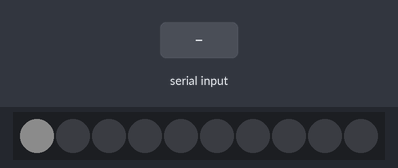
Bench run of a sketch on a simulated Arduino Uno, built with avr-gcc and run on an emulated ATmega328P. Parts: 10 RGB LEDs in strip order, left to right. The inputs (shaded band) are chosen by the test bench. Dim RGB values are drawn brighter than linear.

Above: at 1.2 s.
1.3 s: "C" received over Serial
At 1.36 s:
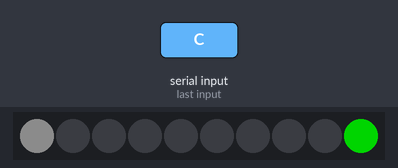
3.1 s: "Y" received over Serial
At 3.8 s:
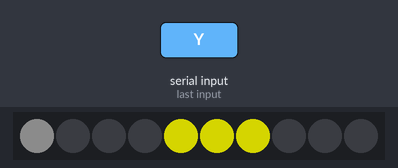
4.6 s: "R" received over Serial
At 5.0 s:
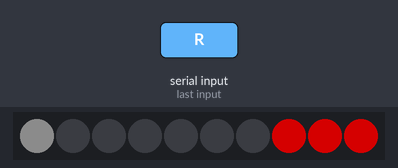
Timing chart, 0 to 7.6 s (numbered marks = the images above; inputs shaded):
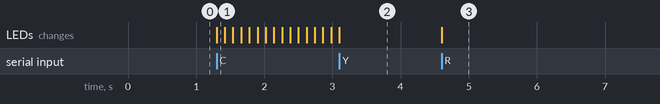

The sketch:

andon_light_firmware.ino
```cpp
#include "led_controller.h"
#include "watchdog.h"

namespace {
constexpr uint8_t kDataPin = 1;    // GPIO1 — to the LED strip PCBA's "S" (signal) pin; confirm against your wiring
constexpr uint16_t kNumPixels = 10;  // WS2812-style strip PCBA, 10 addressable LEDs
constexpr uint32_t kWatchdogTimeoutMs = 1800000;  // 30 min — same value as the led-bulb variant;
                                                   // see ../../../led-bulb/firmware/README.md
constexpr unsigned long kSerialBaud = 115200;
}  // namespace

LedController leds(kDataPin, kNumPixels);
Watchdog watchdog(kWatchdogTimeoutMs);

void setup() {
  Serial.begin(kSerialBaud);
  leds.begin();
  watchdog.kick();
}

void loop() {
  while (Serial.available()) {
    switch (Serial.read()) {
      case 'G': leds.setColor(LightColor::Green);        watchdog.kick(); break;
      case 'Y': leds.setColor(LightColor::Yellow);       watchdog.kick(); break;
      case 'R': leds.setColor(LightColor::Red);          watchdog.kick(); break;
      case 'C': leds.setColor(LightColor::CompactFlash); watchdog.kick(); break;
      case 'H': watchdog.kick(); break;
      default: break;  // ignores '\n', '\r', and anything unrecognized
    }
  }

  if (watchdog.isStale()) {
    leds.setColor(LightColor::StalePulse);
  }
  leds.update();
}
```

led_controller.cpp
```cpp
#include "led_controller.h"

#include <math.h>

namespace {
constexpr uint32_t kPulsePeriodMs = 1200;   // StalePulse: slow breathing fade

// CompactFlash: a chase-fill sequence, not a blink. Each pass sweeps a single lit pixel
// down from silkscreen pixel 10 to pixel 2 (a "chase"), then locks that pass's bottom
// pixel on before starting the next pass — so pixels accumulate from pixel 2 upward, one
// per pass, until all 9 non-status pixels are lit, then the whole thing resets and
// repeats. kCompactPixelCount is all non-status pixels (array indices
// kGreenStart..kRedStart+kRedCount-1, i.e. 1-9, which are silkscreen pixels 2-10); pass k
// (array-index terms) sweeps (kCompactPixelCount - k) transient pixels then locks index k,
// so total steps across all kCompactPixelCount passes is the triangular number
// kCompactPixelCount + (kCompactPixelCount-1) + ... + 1.
constexpr uint32_t kCompactStepMs = 120;
constexpr uint16_t kCompactPixelCount = 9;
constexpr uint16_t kCompactTotalSteps = kCompactPixelCount * (kCompactPixelCount + 1) / 2;

// Base brightness cap (0-255), applied to every solid/animated color.
// WS2812 pixels are uncomfortably bright at 255/255 close up, and capping
// also keeps worst-case current draw well within what USB bus power can
// supply across 10 pixels. Raise if the strip is diffused/behind a cover.
constexpr uint8_t kBrightness = 130;

// Pixel layout (0-indexed; silkscreen/BOM label these 1-10). An andon light communicates
// state by which lamp is lit, not by turning every lamp the same color at once — so each
// color gets its own dedicated sub-range of the strip instead of using strip.fill() across
// all 10 pixels. See device/docs/Implementation-Summary.md "Addressable pixel layout".
constexpr uint16_t kStatusPixel = 0;   // pixel 1 — dim white, "board is powered and running"
constexpr uint16_t kGreenStart = 1;    // pixels 2-4
constexpr uint16_t kGreenCount = 3;
constexpr uint16_t kYellowStart = 4;   // pixels 5-7
constexpr uint16_t kYellowCount = 3;
constexpr uint16_t kRedStart = 7;      // pixels 8-10
constexpr uint16_t kRedCount = 3;

// Deliberately low per-channel value (pre-scaled again by kBrightness at show() time) —
// a status indicator, not a fourth state color, so it should read as clearly dimmer than
// any active G/Y/R section next to it.
constexpr uint8_t kDimWhiteLevel = 25;
}  // namespace

LedController::LedController(uint8_t dataPin, uint16_t numPixels)
    : strip_(numPixels, dataPin, NEO_GRB + NEO_KHZ800) {}

void LedController::begin() {
  strip_.begin();
  strip_.setBrightness(kBrightness);
  strip_.clear();
  strip_.show();  // all off until the first color, avoids a garbage-data flash on boot
  // Boot to Off (dim-white status pixel only, all sections dark) rather than a solid
  // section color — this is the strip variant's own "board is alive" signal, playing the
  // same role the bulb variant's boot-to-red does, just encoded as the always-on status
  // pixel instead of a section color. See device/docs/Implementation-Summary.md
  // "Addressable pixel layout" / "Boot behavior differs intentionally" for why.
  setColor(LightColor::Off);
}

void LedController::setColor(LightColor color) {
  bool alreadyAnimating = (color == LightColor::StalePulse || color == LightColor::CompactFlash) &&
                           color == current_;
  if (alreadyAnimating) {
    return;  // already animating this state — don't reset the animation phase every loop
  }
  current_ = color;

  switch (color) {
    case LightColor::Green:  renderSection(kGreenStart, kGreenCount, 0, 255, 0);     break;
    case LightColor::Yellow: renderSection(kYellowStart, kYellowCount, 255, 255, 0); break;
    case LightColor::Red:    renderSection(kRedStart, kRedCount, 255, 0, 0);         break;
    case LightColor::StalePulse:
    case LightColor::CompactFlash:
      pulsePhaseStartMs_ = millis();
      break;
    case LightColor::Off:
    default: renderSection(0, 0, 0, 0, 0); break;  // no section lit; status pixel still shown
  }
}

void LedController::update() {
  if (current_ == LightColor::StalePulse) {
    uint32_t elapsed = (millis() - pulsePhaseStartMs_) % kPulsePeriodMs;
    float phase = elapsed / static_cast<float>(kPulsePeriodMs);
    float brightness = 0.5f * (1.0f - cosf(phase * 2.0f * PI));  // 0..1 breathing curve
    renderSection(kRedStart, kRedCount, static_cast<uint8_t>(255 * brightness), 0, 0);
  } else if (current_ == LightColor::CompactFlash) {
    uint32_t step = ((millis() - pulsePhaseStartMs_) / kCompactStepMs) % kCompactTotalSteps;

    // Find which pass `step` falls in and the offset within it. Pass k (1-indexed) has
    // (kCompactPixelCount - k) transient steps followed by 1 lock step, so pass sizes count
    // down from kCompactPixelCount to 1 as k goes from 1 to kCompactPixelCount.
    uint16_t offset = step;
    uint16_t pass = 1;
    uint16_t passSize = kCompactPixelCount;
    while (offset >= passSize) {
      offset -= passSize;
      pass++;
      passSize = kCompactPixelCount - pass + 1;
    }
    uint16_t numTransient = kCompactPixelCount - pass;
    bool transientPhase = offset < numTransient;
    uint16_t filledCount = transientPhase ? (pass - 1) : pass;  // pixels 1..filledCount locked on
    // Sweep direction is top-down: the topmost unfilled pixel goes first each pass.
    uint16_t activeIndex = transientPhase ? (kRedStart + kRedCount - 1 - offset) : 0;

    for (uint16_t i = kGreenStart; i <= kRedStart + kRedCount - 1; i++) {
      bool lit = (i <= filledCount) || (transientPhase && i == activeIndex);
      strip_.setPixelColor(i, lit ? strip_.Color(0, 255, 0) : 0);
    }
    strip_.setPixelColor(kStatusPixel, strip_.Color(kDimWhiteLevel, kDimWhiteLevel, kDimWhiteLevel));
    strip_.show();
  }
}

void LedController::renderSection(uint16_t sectionStart, uint16_t sectionCount, uint8_t r, uint8_t g,
                                   uint8_t b) {
  for (uint16_t i = 0; i < strip_.numPixels(); i++) {
    if (i == kStatusPixel) continue;  // set once, below — never part of a color section
    bool inSection = i >= sectionStart && i < sectionStart + sectionCount;
    strip_.setPixelColor(i, inSection ? strip_.Color(r, g, b) : 0);
  }
  strip_.setPixelColor(kStatusPixel, strip_.Color(kDimWhiteLevel, kDimWhiteLevel, kDimWhiteLevel));
  strip_.show();
}
```

led_controller.h
```cpp
#pragma once

#include <Adafruit_NeoPixel.h>
#include <Arduino.h>

enum class LightColor { Off, Green, Yellow, Red, StalePulse, CompactFlash };

class LedController {
 public:
  LedController(uint8_t dataPin, uint16_t numPixels);

  void begin();
  void setColor(LightColor color);
  void update();  // call every loop() iteration; drives the StalePulse/CompactFlash animation

 private:
  Adafruit_NeoPixel strip_;
  LightColor current_ = LightColor::Off;
  uint32_t pulsePhaseStartMs_ = 0;

  // Lights pixels [sectionStart, sectionStart + sectionCount) to (r,g,b) and every other
  // non-status pixel off, then always re-asserts the dim-white status pixel on top. This is
  // the single render path for every state (solid colors call it directly; StalePulse/
  // CompactFlash call it once per update() with a time-varying color) so the status pixel and
  // "everything outside the active section is off" behavior can't drift between states.
  void renderSection(uint16_t sectionStart, uint16_t sectionCount, uint8_t r, uint8_t g, uint8_t b);
};
```

watchdog.h
```cpp
#pragma once

#include <Arduino.h>

class Watchdog {
 public:
  explicit Watchdog(uint32_t timeoutMs) : timeoutMs_(timeoutMs) {}

  void kick() { lastKickMs_ = millis(); }
  bool isStale() const { return millis() - lastKickMs_ > timeoutMs_; }

 private:
  uint32_t timeoutMs_;
  uint32_t lastKickMs_ = 0;
};
```

Measured:
- after the input at 1.3 s, the LEDs: change at once (image 1)
- after the input at 3.1 s, the LEDs: change at once (image 2)
- after the input at 4.6 s, the LEDs: change at once (image 3)
